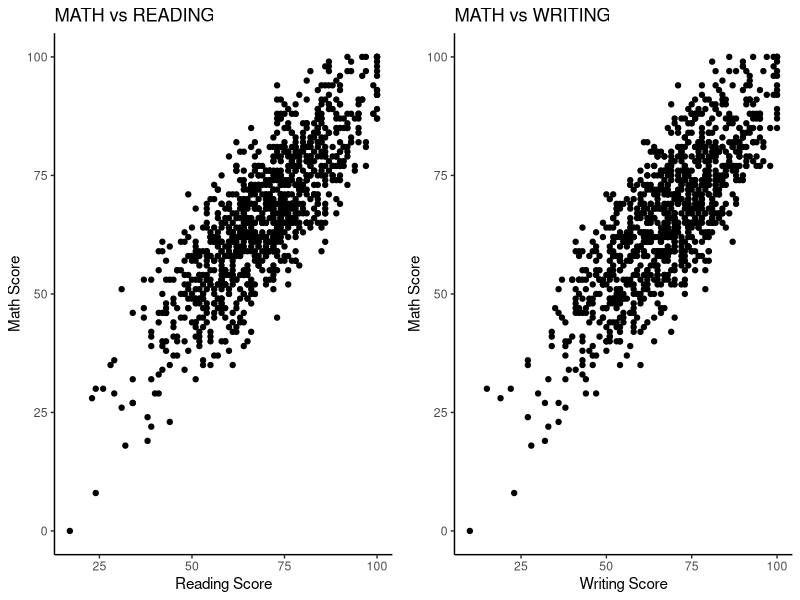
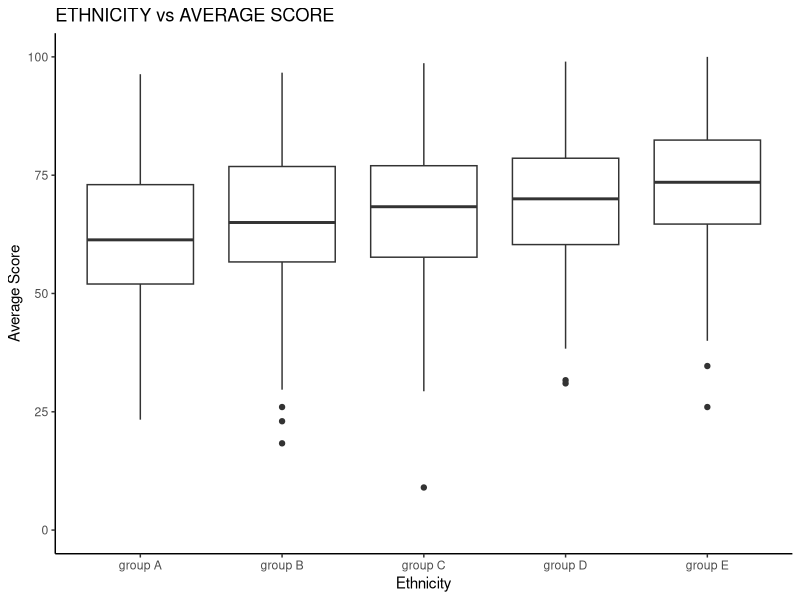

Recreate these plots in R, in order.
## ---- chunk 1
library(tidyverse)
## ---- chunk 2
student_performance <- read.csv("StudentsPerformance.csv",header = TRUE,sep = ',')
head(student_performance)
## ---- chunk 3
library(knitr)
kable(head(student_performance),format="markdown")

## ---- chunk 4
summary(student_performance)
## ---- chunk 5
student_performance$gender <- as.factor(student_performance$gender)
student_performance$ethnicity <- as.factor(student_performance$ethnicity)
## ---- chunk 6
summary(student_performance)
## ---- chunk 7
student_performance <- mutate(student_performance,
       avg.score= (math.score+reading.score+writing.score)/3)
## ---- chunk 8
kable(head(student_performance),format="markdown")
## ---- chunk 9
top10_students <-head(arrange(student_performance,desc(avg.score)),10)
kable(select(top10_students,gender:parental.level.of.edu,test.prep.course,avg.score),format="markdown")
## ---- chunk 10
prep_course_completed_students <- filter(student_performance,test.prep.course=="completed")
prep_course_completed_students_top10 <- head(arrange(prep_course_completed_students,desc(avg.score)),10)
kable(select(prep_course_completed_students_top10,gender:parental.level.of.edu,test.prep.course,avg.score),format="markdown")
## ---- chunk 11
prep_course_completed_students <- filter(student_performance,test.prep.course=="completed")
passed_students <- filter(prep_course_completed_students,avg.score>=60)
number_of_passed_students <- count(passed_students)
print(paste("The number of students who passed the class is ",number_of_passed_students))
## ---- chunk 12

math_reading <- ggplot(student_performance)+
  geom_point(mapping = aes(x=reading.score,y=math.score))+
  labs(title="MATH vs READING",
       y="Math Score",x="Reading Score")+theme_classic()


math_writing <- ggplot(student_performance)+
  geom_point(mapping = aes(x=writing.score,y=math.score))+
  labs(title="MATH vs WRITING",
       y="Math Score",x="Writing Score")+theme_classic()


figure <- ggpubr::ggarrange(math_reading,math_writing,ncol=2,nrow=1)
figure
## ---- chunk 13
ggplot(student_performance) + 
  geom_boxplot(mapping = aes(x = ethnicity, y =avg.score))+
  coord_cartesian(ylim = c(0,100))+
  labs(title="ETHNICITY vs AVERAGE SCORE",
       x="Ethnicity",y="Average Score")+
   theme_classic()
